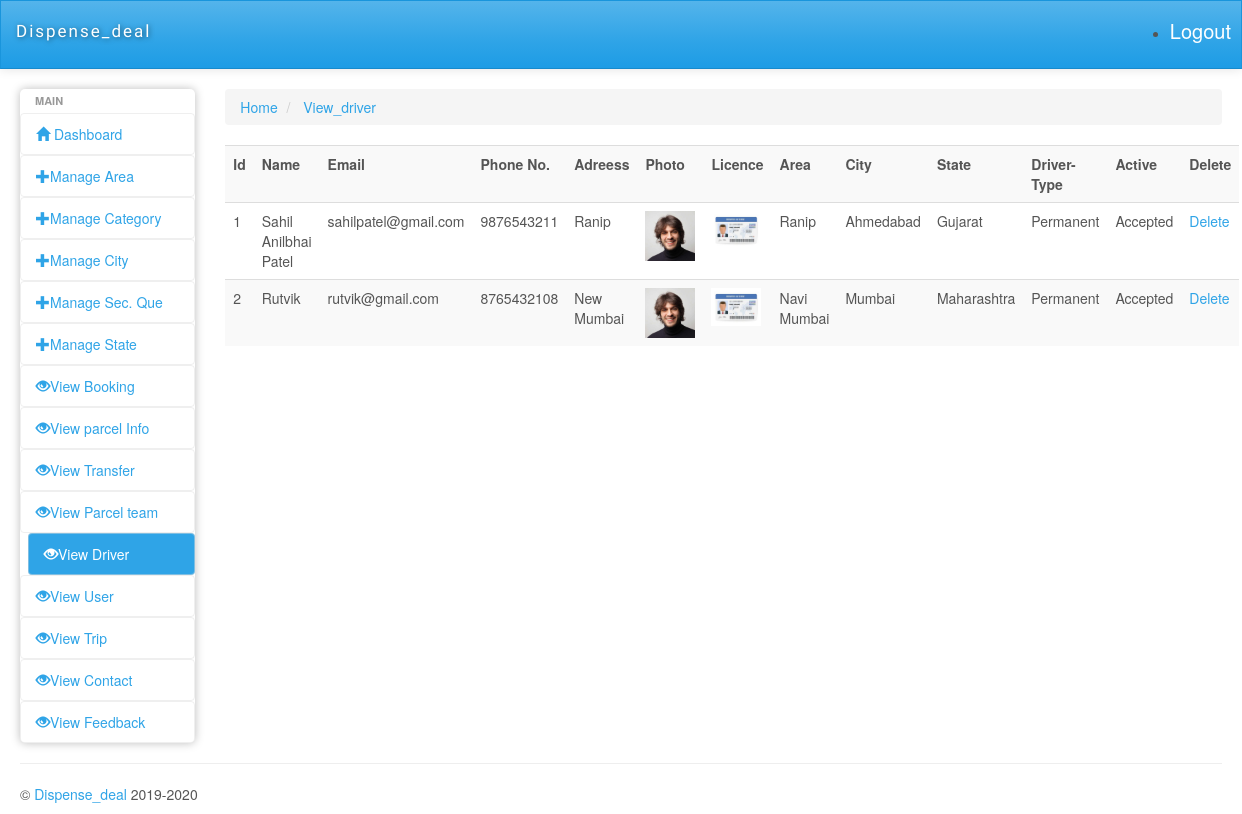
Screenshot of /admin/viewdriver.php with the database file from the repository.
### tables this page shows
CREATE TABLE `driver_registration` (
  `d_id` int(11) NOT NULL,
  `d_name` varchar(50) NOT NULL,
  `d_password` varchar(100) NOT NULL,
  `d_phone_no` varchar(16) NOT NULL,
  `d_email` varchar(100) NOT NULL,
  `d_photo` varchar(200) NOT NULL,
  `d_address` varchar(200) NOT NULL,
  `licence` varchar(200) NOT NULL,
  `area_id` int(11) NOT NULL,
  `city_id` int(11) NOT NULL,
  `state_id` int(11) NOT NULL,
  `d_seq_id` int(11) NOT NULL,
  `answer` varchar(100) NOT NULL,
  `Doi` date DEFAULT NULL,
  `Dou` date DEFAULT NULL,
  `permanent` varchar(10) DEFAULT NULL,
  `isactive` tinyint(1) NOT NULL,
  `isapprove` tinyint(1) DEFAULT NULL
);

CREATE TABLE `area` (
  `area_id` int(11) NOT NULL,
  `city_id` int(11) NOT NULL,
  `state_id` int(11) NOT NULL,
  `aname` varchar(200) NOT NULL,
  `Doi` date NOT NULL,
  `Dou` date DEFAULT NULL,
  `isactive` tinyint(1) NOT NULL
);

CREATE TABLE `city` (
  `city_id` int(11) NOT NULL,
  `state_id` int(11) NOT NULL,
  `cname` varchar(200) NOT NULL,
  `Doi` date NOT NULL,
  `Dou` date DEFAULT NULL,
  `isactive` tinyint(1) NOT NULL
);

CREATE TABLE `state` (
  `state_id` int(11) NOT NULL,
  `sname` varchar(200) NOT NULL,
  `Doi` date NOT NULL,
  `Dou` date DEFAULT NULL,
  `isactive` tinyint(1) NOT NULL
);

### admin/viewdriver.php (the view, shortened to what this page needs)
<?php
    require('dbconnect.php');
    $qry = "SELECT * FROM driver_registration WHERE isactive=1";
    $rs = mysqli_query($conn,$qry);
?>
<?php require('header.php'); ?>
<div>
    <ul class="breadcrumb">
        <li>
            <a href="dashboard.php">Home</a>
        </li>
        <li>
            <a href="viewdriver.php">View_driver</a>
        </li>
    </ul>
</div>
<div class="row">
    <div class="col-md-12">
        <div class="table-responsive">
            <table class="table table-striped">
                <tr>
                    <th>Id</th>
                    <th>Name</th>
                    <th>Email</th>
                    <th>Phone No.</th>
                    <th>Adreess</th>
                    <th>Photo</th>
                    <th>Licence</th>
                    <th>Area</th>
                    <th>City</th>
                    <th>State</th>
                    <th>Driver-Type</th>
                    <th>Active</th>
                    <th>Delete</th>
                </tr>
                <?php
                    if (mysqli_num_rows($rs)>0)
                    {
                        while ($row = mysqli_fetch_assoc($rs))
                        {
                            $sid = $row['state_id'];
                            $qry2 = "SELECT * FROM state WHERE state_id=$sid";
                            $rs2 = mysqli_query($conn,$qry2);
                            $row2=mysqli_fetch_assoc($rs2);
                            $cid = $row['city_id'];
                            $qry3 = "SELECT * FROM city WHERE city_id=$cid";
                            $rs3 = mysqli_query($conn,$qry3);
                            $row3=mysqli_fetch_assoc($rs3);
                            $aid = $row['area_id'];
                            $qry4 = "SELECT * FROM area WHERE area_id=$aid";
                            $rs4 = mysqli_query($conn,$qry4);
                            $row4=mysqli_fetch_assoc($rs4);
                ?>
                <tr>
                    <td><?php echo $row['d_id']; ?></td>
                    <td><?php echo $row['d_name']; ?></td>
                    <td><?php echo $row['d_email']; ?></td>
                    <td><?php echo $row['d_phone_no']; ?></td>
                    <td><?php echo $row['d_address']; ?></td>
                    <td><img src="../img/profile/<?php echo $row['d_photo'];?>" width="50px" height="50px"></td>
                    <td><img src="../img/licence/<?php echo $row['licence'];?>" width="50px" hight="50px"></td>
                    <td><?php echo $row4['aname']; ?></td>
                    <td><?php echo $row3['cname']; ?></td>
                    <td><?php echo $row2['sname']; ?></td>
                    <td><?php if($row['permanent']==1){
                        echo ("Permanent");
                    }
                    else {
                        echo ("Non-permanent");
                    }
                    ?></td>
                    <td><?php if($row['isapprove']==1){
                        echo ("Accepted");
                        }
                        else{
                            ?>
                            <a href="approvedriver.php?id=<?php echo $row['d_id'];?>">Approve</a>
                            <?php
                        }
                            ?>
                        </td>
                    <td><a href="deletedriver.php?id=<?php echo $row['d_id'];?>">Delete</a></td>
                </tr>
                <?php
                        }
                    }
                    else
                    {
                        echo "0 Row Found";
                    }
                ?>
            </table>
        </div>
    </div>
</div>
</div>
</div>
<hr>
<?php require('footer.php'); ?>

### admin/css/style.css (style rules this page uses)
@media only screen and (min-width: 980px) { a, button, input[type=submit], input[type=button], .product-img { -webkit-transition: .5s; -moz-transition: .5s; -ms-transition: .5s; -o-transition: .5s; transition: .5s; } }

### admin/bower_components/responsive-tables/responsive-tables.css (style rules this page uses)
table th { font-weight: bold; }
table td, table th { padding: 9px 10px; text-align: left; }

### rows the page displays
driver_registration: d_id "1", d_name "Sahil Anilbhai Patel", d_email "sahilpatel@gmail.com", d_phone_no "9876543211", d_address "Ranip", d_photo (picture), licence (picture), area.aname "Ranip", city.cname "Ahmedabad", state.sname "Gujarat", permanent "Permanent", isapprove "Accepted"
driver_registration: d_id "2", d_name "Rutvik", d_email "rutvik@gmail.com", d_phone_no "8765432108", d_address "New Mumbai", d_photo (picture), licence (picture), area.aname "Navi Mumbai", city.cname "Mumbai", state.sname "Maharashtra", permanent "Permanent", isapprove "Accepted"
